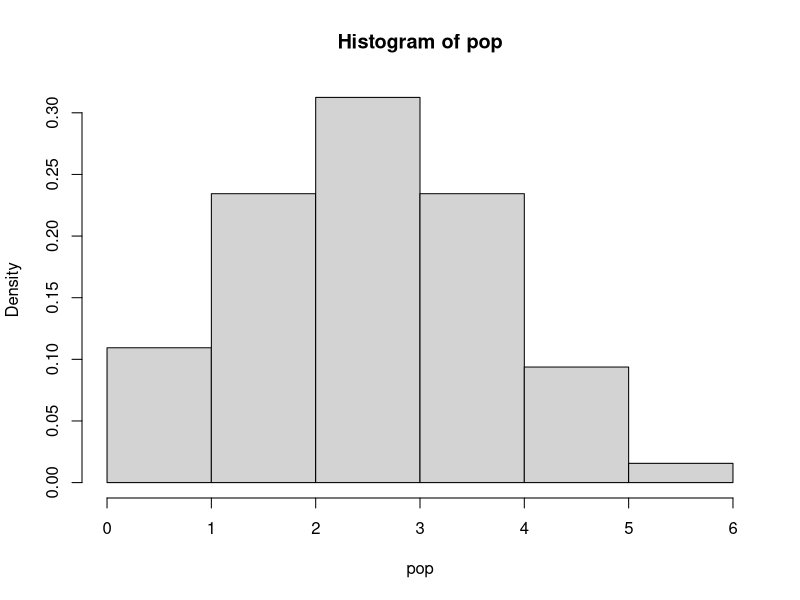

Write R code to recreate this figure.
## ---- chunk 1
knitr::opts_chunk$set(echo = TRUE)
library(tidyverse)
library(png)
## ---- chunk 2
allOutcomes <- expand.grid(X1=0:1, X2=0:1, X3=0:1, X4=0:1, X5=0:1, X6=0:1)
allOutcomes
## ---- chunk 3
allOutcomes %>% 
  attach()
  pop=X1+X2+X3+X4+X5+X6
  pmf.p <- table(pop)/length(table(rowSums(allOutcomes))) 
  pmf.p
## ---- chunk 4
hist(pop, freq=FALSE)
## ---- chunk 5
mu <- mean(pop)
sigma <- sqrt(var(pop)*((length(pop)-1)/length(pop)))
cat(paste0('The population mean is: ',mu))
cat(paste0('The population standard deviation is: ',sigma))
## ---- chunk 6
set.seed(111)
pmf.s <- sample(0:6,size=1000,replace=T,prob=pmf.p)
